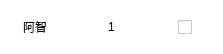
<?xml version="1.0" encoding="UTF-8"?>
<ui version="4.0">
 <class>Form</class>
 <widget class="QWidget" name="Form">
  <property name="geometry">
   <rect>
    <x>0</x>
    <y>0</y>
    <width>223</width>
    <height>54</height>
   </rect>
  </property>
  <property name="windowTitle">
   <string>Form</string>
  </property>
  <property name="styleSheet">
   <string notr="true">    height: 40px;
            margin: 5px 5px 5px 5px;
            background-color: white;
            border-radius: 6px;</string>
  </property>
  <layout class="QHBoxLayout" name="horizontalLayout_2">
   <property name="leftMargin">
    <number>0</number>
   </property>
   <property name="topMargin">
    <number>0</number>
   </property>
   <property name="rightMargin">
    <number>0</number>
   </property>
   <property name="bottomMargin">
    <number>0</number>
   </property>
   <item>
    <layout class="QHBoxLayout" name="horizontalLayout">
     <item alignment="Qt::AlignHCenter">
      <widget class="QLabel" name="nickname">
       <property name="text">
        <string>阿智</string>
       </property>
      </widget>
     </item>
     <item alignment="Qt::AlignHCenter">
      <widget class="QLabel" name="score">
       <property name="text">
        <string>1</string>
       </property>
      </widget>
     </item>
     <item alignment="Qt::AlignHCenter">
      <widget class="QCheckBox" name="has_prompt">
       <property name="text">
        <string/>
       </property>
      </widget>
     </item>
    </layout>
   </item>
  </layout>
 </widget>
 <resources/>
 <connections/>
</ui>
